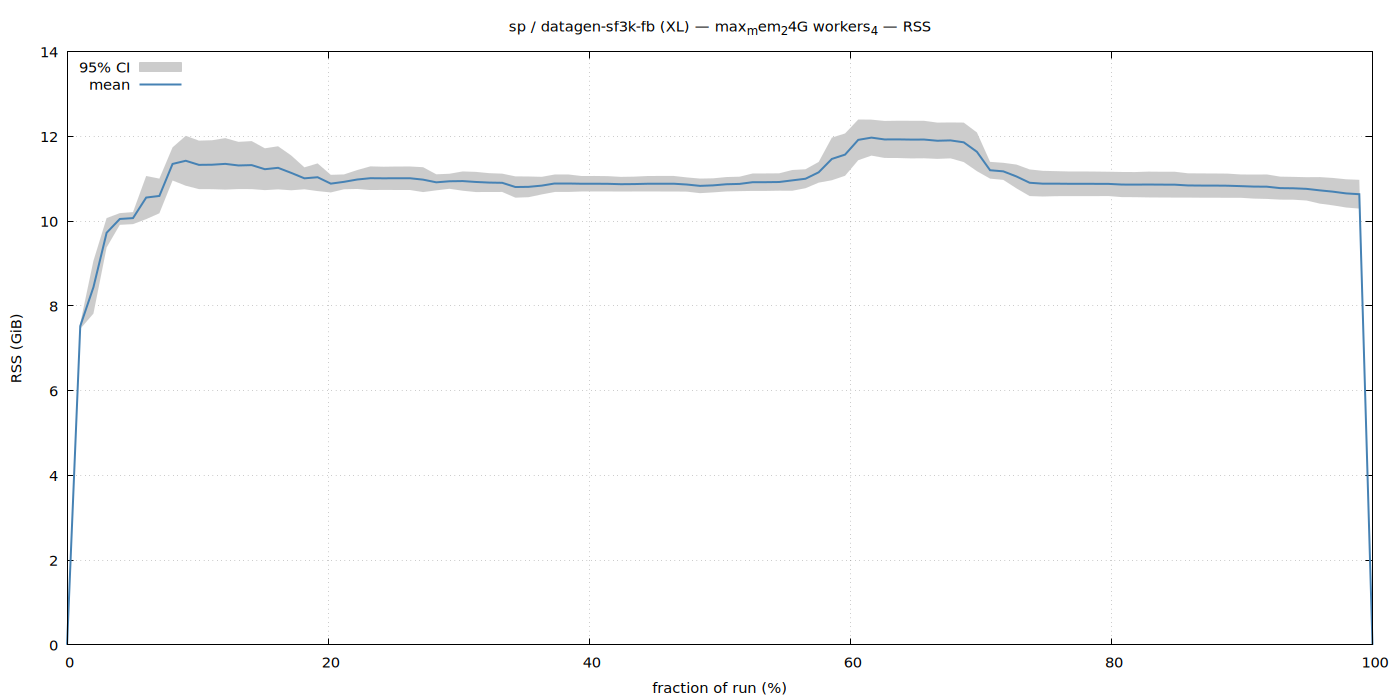

Source code (gnuplot):
set terminal pngcairo size 1400,700 enhanced font 'Sans,11'
set output '/home/ubuntu/nvm/results/sp/XL/datagen-sf3k-fb/max_mem_24G_workers_4/rss.png'
set title "sp / datagen-sf3k-fb (XL) — max_mem_24G workers_4 — RSS"
set xlabel 'fraction of run (%)'
set ylabel 'RSS (GiB)'
set grid
set key top left
set yrange [0:*]
plot '/home/ubuntu/nvm/results/sp/XL/datagen-sf3k-fb/max_mem_24G_workers_4/rss.dat' using 1:3:4 with filledcurves lc rgb '#cccccc' title '95% CI', \
     '' using 1:2 with lines lw 2 lc rgb '#4682b4' title 'mean'
